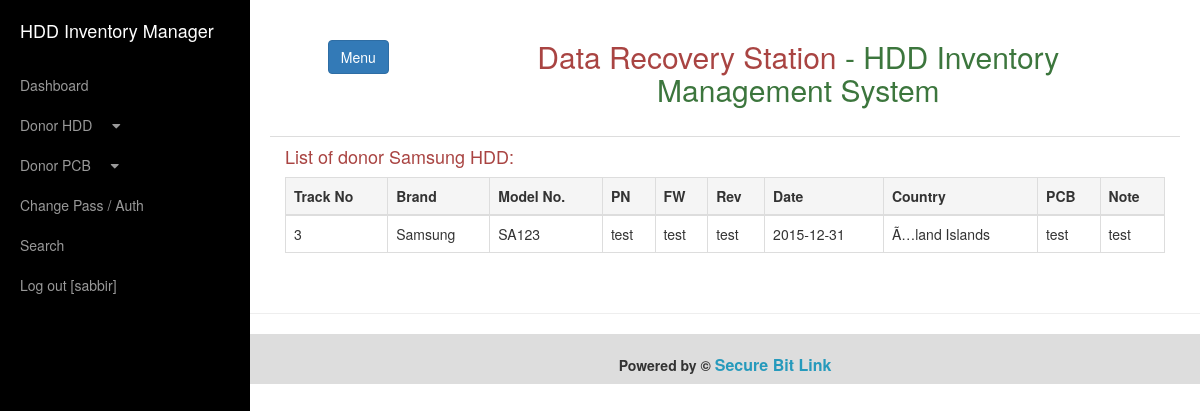
/App/index.php?page_id=hdd-samsung (signed in), run on an earlier commit of the app's database.
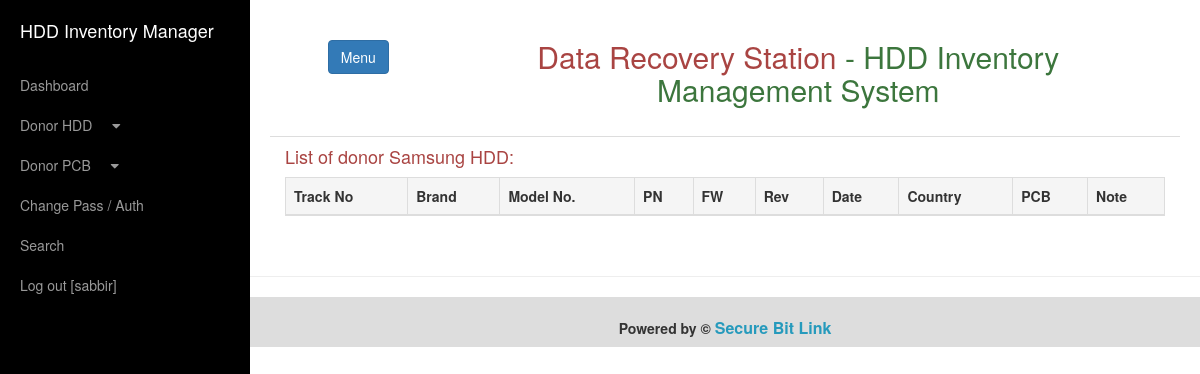
And on a later commit of the database.
### tables this page shows
CREATE TABLE IF NOT EXISTS `donor_hdd_inventory` (
  `ID` int(11) NOT NULL AUTO_INCREMENT,
  `TRACK_NO` int(11) NOT NULL,
  `MODEL_NAME` varchar(100) NOT NULL,
  `MODEL_NO` varchar(50) NOT NULL,
  `DATE` date NOT NULL,
  `COUNTRY` varchar(100) NOT NULL,
  `PCB` varchar(100) NOT NULL,
  `NOTE` text NOT NULL,
  `DTTM` datetime NOT NULL,
  `SYSTEM_DTTM` timestamp NOT NULL DEFAULT CURRENT_TIMESTAMP ON UPDATE CURRENT_TIMESTAMP,
  PRIMARY KEY (`ID`),
  UNIQUE KEY `TRACK_NO` (`TRACK_NO`),
  KEY `MODEL_NAME` (`MODEL_NAME`)
);

CREATE TABLE IF NOT EXISTS `donor_samsung` (
  `ID` int(11) NOT NULL AUTO_INCREMENT,
  `TRACK_NO` int(11) NOT NULL,
  `PN` varchar(100) NOT NULL,
  `FW` varchar(100) NOT NULL,
  `REV` varchar(100) NOT NULL,
  PRIMARY KEY (`ID`),
  UNIQUE KEY `TRACH_NO` (`TRACK_NO`)
);

### App/security/DrsbdPermission.php (called while the page is built, shortened)
<?php
class DrsbdPermission {
    public function dbConnect(){
        $connect = mysqli_connect("kodaatcom.ipagemysql.com","drshddinventory","Data@Recovery!Station","drshddinventorydb") or die(mysqli_connect_error());
        if (mysqli_connect_error()){
            return flase;
        }
        else
            return $connect;
    }
    public function getUserType(){
        return $_SESSION['userType'];
    }
}
?>

### App/report/hdd/samsung.php (the view, shortened to what this page needs)
<h4 class="text-danger">List of donor Samsung HDD:</h4>
<table class="table table-bordered">
    <thead>
    <tr class="active ">
        <th>Track No</th>
        <th>Brand</th>
        <th>Model No.</th>
        <th>PN</th>
        <th>FW</th>
        <th>Rev</th>
        <th>Date</th>
        <th>Country</th>
        <th>PCB</th>
        <th>Note</th>
    </tr>
    </thead>
<?php
$result = mysqli_query($permission->dbConnect(), "SELECT * FROM DONOR_HDD_INVENTORY AS D, DONOR_SAMSUNG AS S
          WHERE D.MODEL_NAME='Samsung' AND D.TRACK_NO=S.TRACK_NO ORDER BY D.TRACK_NO ASC ");
if(mysqli_num_rows($result)){
    if( ($permission->getUserType() == "ADMIN") || ($permission->getUserType() == "SUPER_ADMIN") ){
        while($data = mysqli_fetch_array($result)){
            echo "<tr>
            <td>". $data['TRACK_NO'] ."</td>
            <td>". $data['MODEL_NAME'] ."</td>
            <td>". $data['MODEL_NO'] ."</td>
            <td>". $data['PN'] ."</td>
            <td>". $data['FW'] ."</td>
            <td>". $data['REV'] ."</td>
            <td>". $data['DATE'] ."</td>
            <td>". $data['COUNTRY'] ."</td>
            <td>". $data['PCB'] ."</td>
            <td>". $data['NOTE'] ."</td>
            <td><a href='index.php?page_id=hdd_edit&id=". $data['TRACK_NO'] ."'>Edit</a>&nbsp;<a href='index.php?page_id=hdd_delete&id=". $data['TRACK_NO'] ."'>Delete</a></td>
        </tr>";
        }
    }else{
        while($data = mysqli_fetch_array($result)){
            echo "<tr>
            <td>". $data['TRACK_NO'] ."</td>
            <td>". $data['MODEL_NAME'] ."</td>
            <td>". $data['MODEL_NO'] ."</td>
            <td>". $data['PN'] ."</td>
            <td>". $data['FW'] ."</td>
            <td>". $data['REV'] ."</td>
            <td>". $data['DATE'] ."</td>
            <td>". $data['COUNTRY'] ."</td>
            <td>". $data['PCB'] ."</td>
            <td>". $data['NOTE'] ."</td>
        </tr>";
        }
    }
}
echo "</table>";?>

What changed in the data, as far as the page shows it:
removed donor_hdd_inventory: donor_samsung.TRACK_NO "3", MODEL_NAME "Samsung", MODEL_NO "SA123", donor_samsung.PN "test", donor_samsung.FW "test", donor_samsung.REV "test", DATE "2015-12-31", COUNTRY "Ã…land Islands", PCB "test", NOTE "test"
